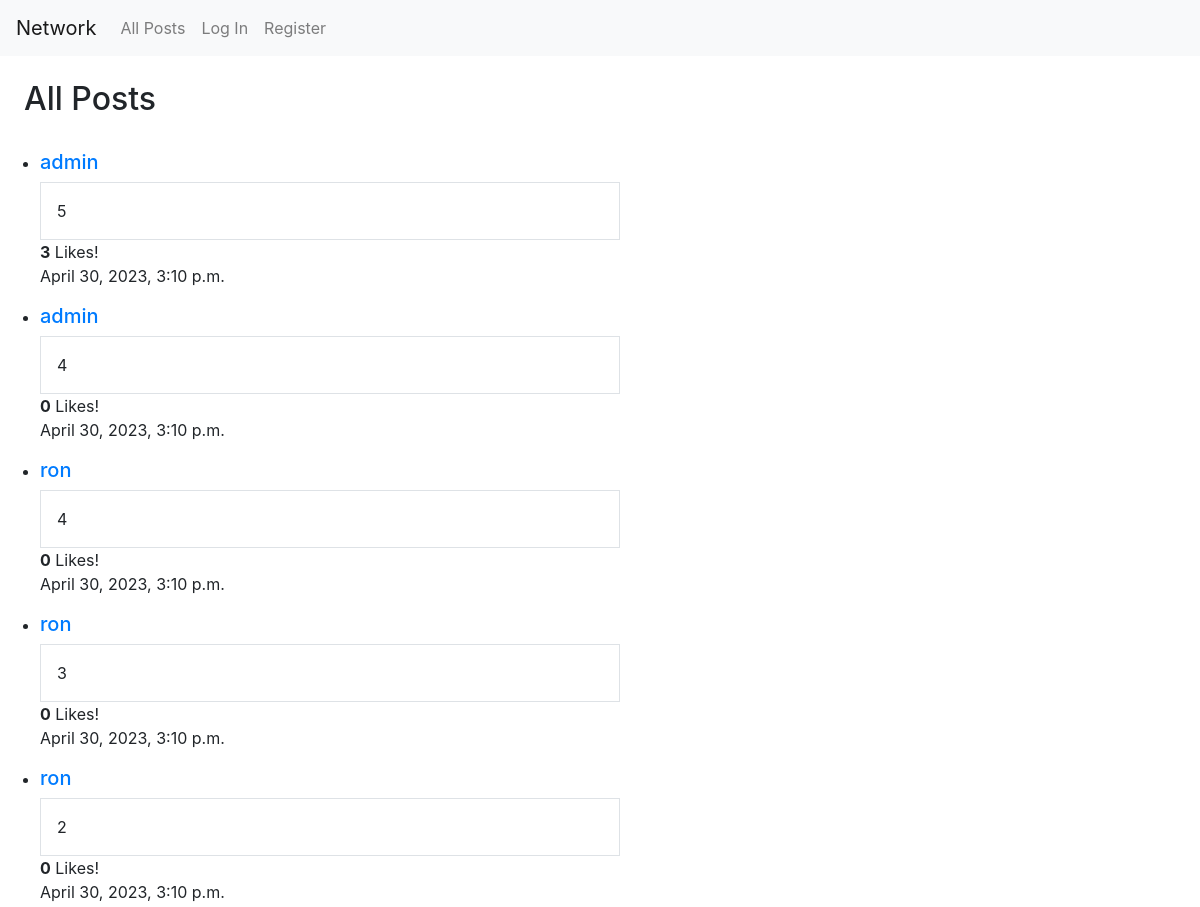
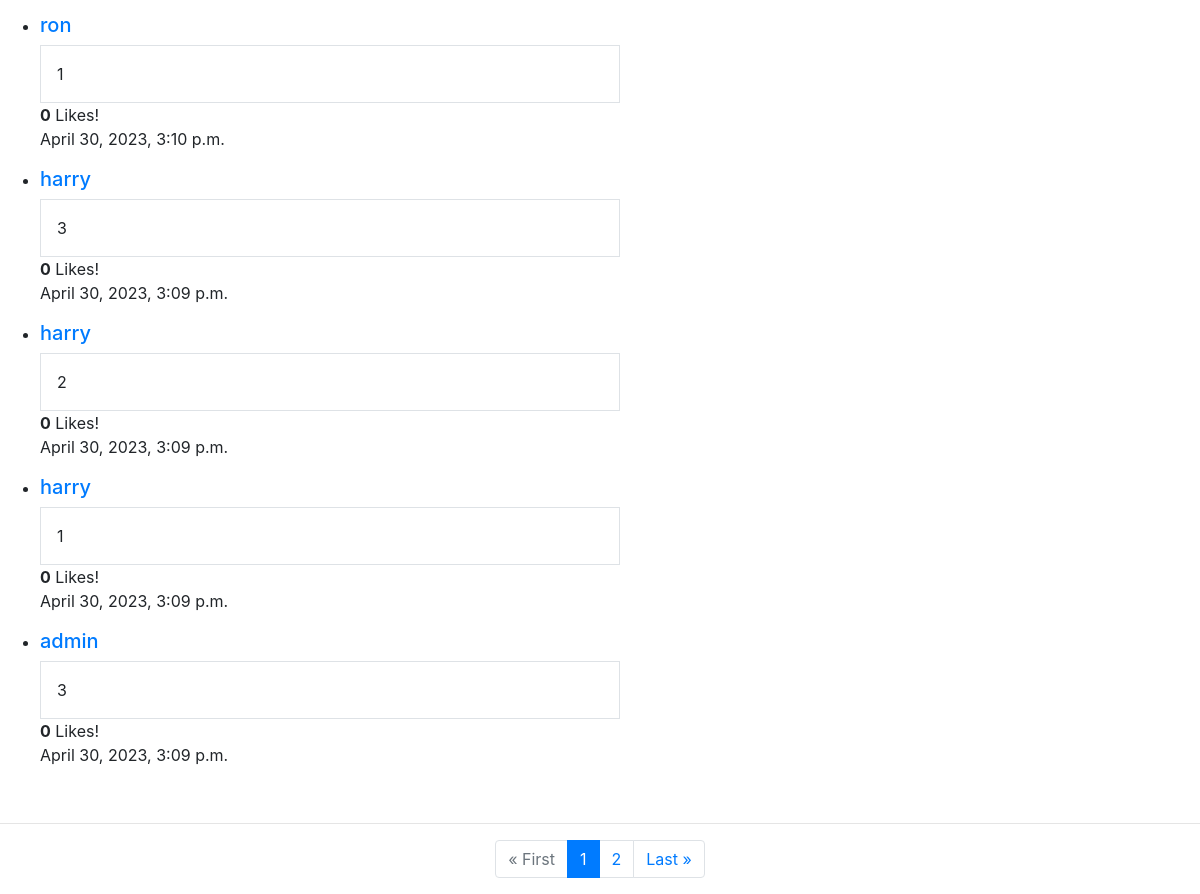
Before: / with the older database file (2 pictures, top to bottom).
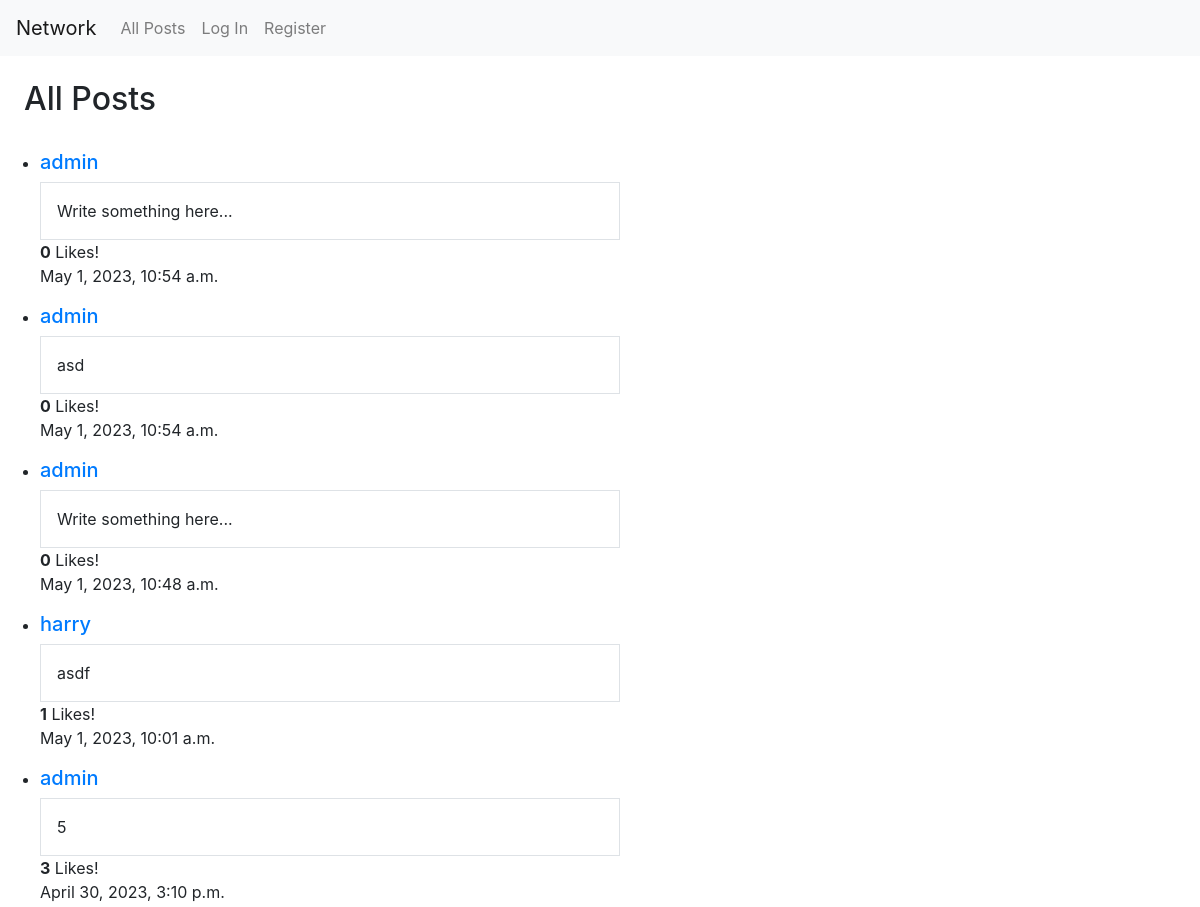
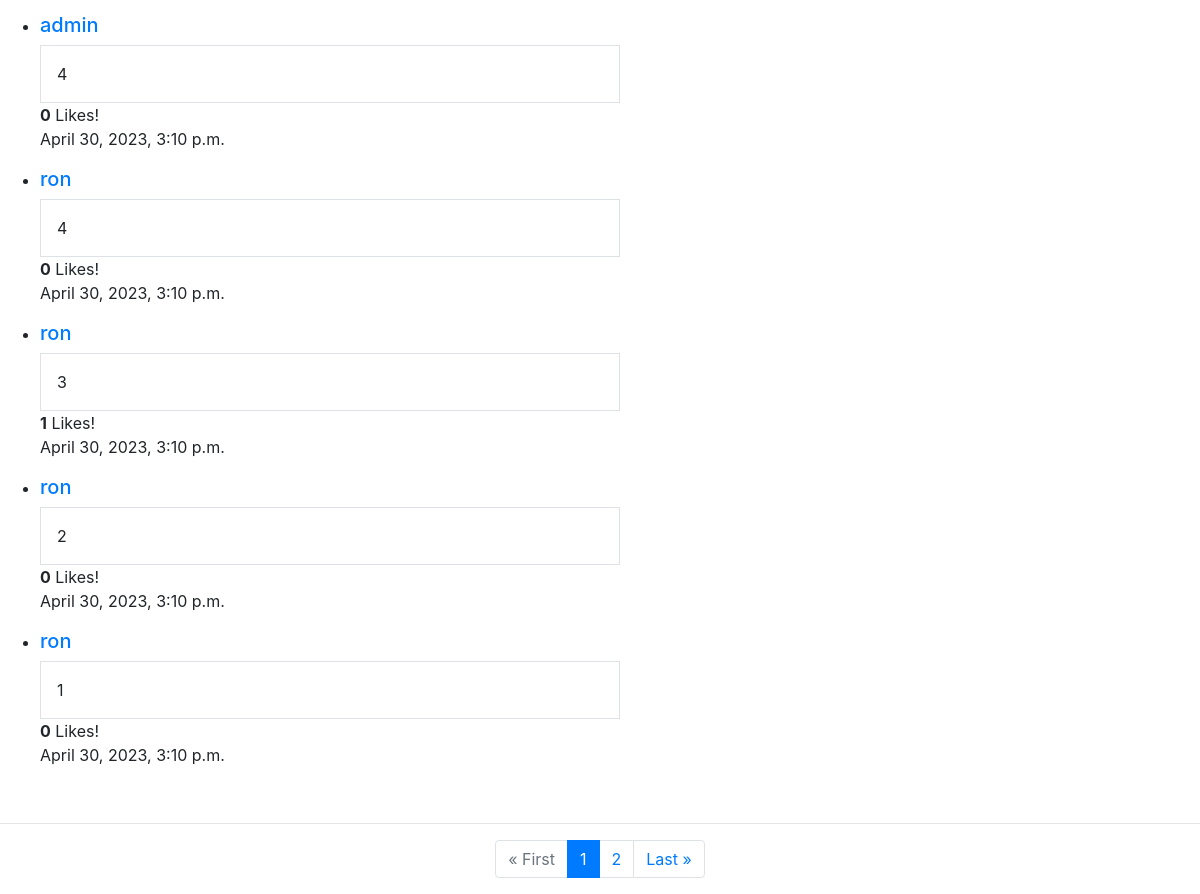
After: the same page with the newer database file (2 pictures, top to bottom).
### network/models.py (models this page shows, shortened)
class Post(models.Model):
    author = models.ForeignKey(User, on_delete=models.CASCADE, related_name="posts")
    content = models.CharField(max_length=150)
    likes = models.ManyToManyField(User, blank=True, verbose_name="Users that liked post", related_name="liked_posts")
    date = models.DateTimeField(auto_now_add=True)

class User(AbstractUser):
    pass

### network/views.py (the view)
# urls.py: path("", views.index, name="index"),
def index(request):
    if request.method == "POST":
        form = PostForm(request.POST)
        if form.is_valid():
            new_post = form.save(commit=False)
            new_post.author = request.user
            new_post.save()
            return HttpResponseRedirect(reverse("index"))
        else:
            return HttpResponseRedirect(reverse("index"))
    else:
        post_form = PostForm(initial={"content": "Write something here..."})
        posts = Post.objects.all().order_by("-date")
        paginator = Paginator(posts, 10)
        page_number = request.GET.get('page')
        page_obj = paginator.get_page(page_number)
        return render(request, "network/index.html", {
            "posts": posts,
            "page_obj": page_obj,
            "form": post_form
    })

### network/templates/network/index.html (shortened to what this page needs)
{% extends "network/layout.html" %}
{% block body %}
    <div class="AllPosts">
        <h2 class="p-4">All Posts</h2>
        <ul>
            {% for post in page_obj %}
                <li>
                    <h5><a href="{% url 'profile' user_id=post.author.id %}">{{ post.author }}</a></h5>
                    <div id="content_{{ post.id }}" class="p-3 border w-50">{{ post.content }}</div>
                    <div><b id="likeCount_{{ post.id }}">{{ post.likes.count }}</b> Likes!
                    </div>
                    <p>{{ post.date }}</p>
                </li>
            {% empty %}
                <p>There are no posts yet!</p>
            {% endfor %}
        </ul>
    </div>
    <br/><hr/>
<nav aria-label="Page navigation example">
    <ul class="pagination justify-content-center">
        {% if page_obj.has_previous %}
            <li class="page-item">
                <a class="page-link" href="?page=1">
                    &laquo; First
                </a>
            </li>
            <li class="page-item">
                <a class="page-link" href="?page={{ page_obj.previous_page_number }}">
                    {{ page_obj.previous_page_number }}
                </a>
            </li>
        {% else %}
            <li class="page-item disabled">
                <span class="page-link">
                    &laquo; First
                </span>
            </li>
        {% endif %}
        <li class="page-item active" aria-current="page">
            <span class="page-link">
                {{ page_obj.number }}
            </span>
        </li>
        {% if page_obj.has_next %}
            <li class="page-item">
                <a class="page-link" href="?page={{ page_obj.next_page_number }}">
                    {{ page_obj.next_page_number }}
                </a>
            </li>
            <li class="page-item">
                <a class="page-link" href="?page={{ page_obj.paginator.num_pages }}">
                    Last &raquo;
                </a>
            </li>
        {% else %}
            <li class="page-item disabled">
                <span class="page-link">
                    Last &raquo;
                </span>
            </li>
        {% endif %}
    </ul>
</nav>
{% endblock %}

Changed rows visible on the page:
no longer on this page (row unchanged): Post: author "harry", content "3", likes.count "0", date "April 30, 2023, 3:09 p.m."
no longer on this page (row unchanged): Post: author "harry", content "2", likes.count "0", date "April 30, 2023, 3:09 p.m."
no longer on this page (row unchanged): Post: author "harry", content "1", likes.count "0", date "April 30, 2023, 3:09 p.m."
no longer on this page (row unchanged): Post: author "admin", content "3", likes.count "0", date "April 30, 2023, 3:09 p.m."
added Post: author "admin", content "Write something here...", likes.count "0", date "May 1, 2023, 10:54 a.m."
added Post: author "admin", content "asd", likes.count "0", date "May 1, 2023, 10:54 a.m."
added Post: author "admin", content "Write something here...", likes.count "0", date "May 1, 2023, 10:48 a.m."
added Post: author "harry", content "asdf", likes.count "1", date "May 1, 2023, 10:01 a.m."
computed for Post (number 8 of 10 on the later page): likes.count "0" → "1"
